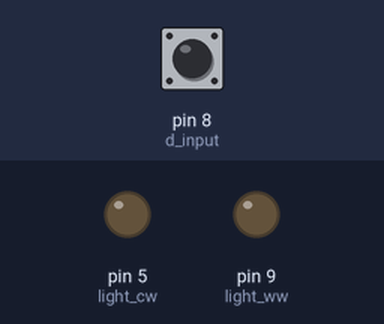
Recording of a sketch running on a simulated Arduino Uno, built with avr-gcc and run on an emulated ATmega328P. On the bench: output pins drawn as LEDs (lit = HIGH). The inputs (shaded band) are chosen by the test bench; at power-on: pin 8 (d_input) HIGH.

Above: at 1.2 s.
1.3 s: pin 8 (d_input) pulled LOW for 0.15 s
At 2.06 s:
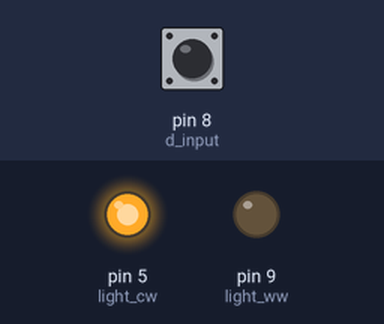
3.8 s: pin 8 (d_input) pulled LOW for 1 s
At 4.95 s:
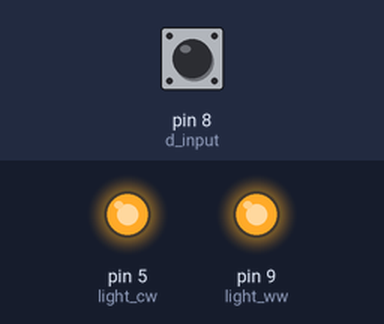
6.8 s: pin 8 (d_input) pulled LOW for 3.2 s
At 11.1 s:
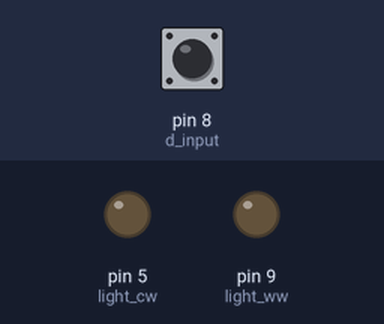
Timing chart, 0 to 12.6 s (numbered marks = the images above; inputs shaded):
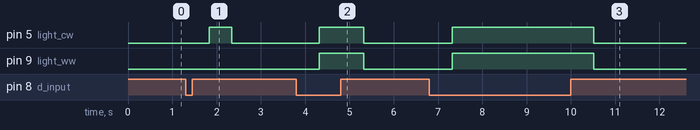

The sketch:

ENC28J60_lamp.ino
```cpp
/*
 * Special thanks to:
 * Nick Farina (nfarina) - Creator of Homebridge https://github.com/nfarina/homebridge
 * to Adrian Rudman (rudders) - Creator of http-plugin https://github.com/rudders/homebridge-http
 * to Jean-Claude Wippler (jcw) - Creator of the EtherCard Library https://github.com/jcw/ethercard
 * and to -->ME<--... i'm genious (pretty large ego) ;P
 *
 * If anyone of you has got some superior skills and knows a more efficient way to code,
 * you are welcome to create an issue
 *
 *
 * Pin connection Diagramm for ENC28J60
 *  CS - Pin 10
 *  SI - Pin 11
 *  SO - Pin 12
 *  SCK - Pin 13
 *  GND - GND
 *  VCC - 3.3V
 *
 *
 * LED+ (with 270Ω Resistor) - Digital 9 //I didn't calculate the resistor value, but the led is still fine
 * LED- - GND
 *
 * Physical switch - Digital 8
 */

#include <EtherCard.h> //Library downloaded from https://github.com/jcw/ethercard

static byte mymac[] = {0x74,0x69,0x69,0x2D,0x30,0x31}; //ethernet mac address - must be unique on your network
static byte myip[] = {10,0,0,20}; //ethernet interface ip address
static byte gwip[] = {10,0,0,138}; //gateway ip address

byte Ethernet::buffer[500]; //tcp/ip send and receive buffer
BufferFiller bfill;

//output pin o arduino
int light_ww;
int light_cw;
int d_input;

//global
double out; //global variable for the brightness level at or shortly before output
//double out_before; //for smooth brihgtness change... this variable contains the previous output value
int state; //not only for debugging... even to remember, if the light is on or off
int state_before; //previous state

//brightness
int count_direction; //to get a smooth brightness change, we have to know in which direction it should change - 1 is up, 0 is down
int i_smooth; //counting value in for loop
int brightness_delay; //delay between after one brightness step

//physical
int io_before; //this variable contains the previous
int io; //is the value of the external Input or physical Switch (digitalInput Pin)
int phys; //handover variable

void setup() {
  //set pins
  light_ww = 9;
  light_cw = 5;
  d_input = 8;

  //global
  out = 0;
  state = 0;
  state_before = 0;

  //brightness
  i_smooth = 0;
  brightness_delay = 2; //in ms

  //physical
  io_before = 0;
  io = 0;
  phys = 0;

  Serial.begin(9600); //debugging settings
  pinMode(light_ww, OUTPUT); //define output pin
  pinMode(light_cw, OUTPUT);
  pinMode(d_input, INPUT_PULLUP);
  //pullup is required, because there is no reference value
  //(at a relais - is it possible connect it as an opener (NO instead of NC) and forget "_PULLUP"??)

  //initialize Ethernet
  ether.begin(sizeof Ethernet::buffer, mymac);
  ether.staticSetup(myip, gwip);
}

void loop() {
  word len = ether.packetReceive(); //copy received packets to data tbuffer
  word pos = ether.packetLoop(len); //parse received data

  io = digitalRead(d_input); //read digital Pin (physical Input)

  if (io != io_before) {
    if (io == HIGH) {
      phys = 0; //return value if physical input is 1
    } else {phys = 1;}
  } else {phys = 3;} //this is needed to simulate single pulse
  delay(2*brightness_delay);
  io_before = io; //this is needed to simulate single pulse

  char* pos_buffer = (char *) Ethernet::buffer + pos;
  char* on = strstr(pos_buffer, "GET /on"); //detects on command
  char* off = strstr(pos_buffer, "GET /off"); //detects off command
  int io_status_cmp = strncmp("GET /io_status/", pos_buffer, 15); //compare header with snippet to detect if lamp is on or off
  int lvl_status_cmp = strncmp("GET /lvl_status/", pos_buffer, 16); //compare header with snippet to detect if there is a brightness set
  int lvl = strncmp("GET /lvl/", pos_buffer, 9); //compare header with snippet to detect if there is a brightness set - 0 is equal

  if ((off != 0 || phys == 0) && state == 1) { //if conditions for switching off
    smooth_brightness(state, 0, 1);
    state = 0;
  }

  else if (on != 0 || phys == 1 || lvl == 0) { //if conditions for switching on or change brightness

    if (lvl == 0) {
      char* brightness_val = strtok(pos_buffer, "GET /lvl/"); //seperates percentage value from response
      out = atoi(brightness_val); //converts brightness value from char to integer
      out = (out/100)*255; //convert 0-100% into 0-255 range
    }

    if (phys == 1) {out = 255;}
    //physical switch always set to 100% or any other fixed value

    smooth_brightness(state, out, 0);
    state = 1;
  }

  if (pos) { //check if valid tcp data is received
    int out_lvl = (out/255)*100; //convert 0-255 range to 0-100 range

    if (io_status_cmp == 0) {ether.httpServerReply(status_io_reply(state));} //status reply for on/off
    else if (lvl_status_cmp == 0) {ether.httpServerReply(status_lvl_reply(out_lvl));} //status reply for brightness level
    else {ether.httpServerReply(reply());} //send (web page data) reply, essential for homebridge
  }
}

//i didn't like the aggressive change of brightness... for loop at its finest
int smooth_brightness(int current_state, int output, int on_off) {
  if (current_state == 0) {i_smooth = 0;} //set loop end condition to 0 to turn lamp off

  //brightness up- or downwards
  if (i_smooth > output || on_off == 1) {count_direction = 0;}
  else if (i_smooth < output) {count_direction = 1;}

  if (count_direction == 1) {
    for (i_smooth; i_smooth <= output; i_smooth++) {
      analogWrite(light_ww, i_smooth);
      analogWrite(light_cw, i_smooth);
      delay(brightness_delay);
    }
  } else {
    for (i_smooth; output <= i_smooth; i_smooth--) {
      analogWrite(light_ww, i_smooth);
      analogWrite(light_cw, i_smooth);
      delay(brightness_delay);
    }
  }

  output = i_smooth;
}

//can be turned into interface for switching on or off and brightness... or only to display accessory uptime
static word reply() {
  long t = millis() / 1000; //
  word d = t / 86400; //days
  word h = t / 3600; //hours
  byte m = (t / 60) % 60; //minutes
  byte s = t % 60; //seconds
  bfill = ether.tcpOffset();
  bfill.emit_p(PSTR(
    "HTTP/1.0 200 OK\r\n" //essential, otherwise homebridge will get no reply (must be 200, i think)
    "Content-Type: text/html\r\n"
    "Pragma: no-cache\r\n"
    "\r\n" //put html after this
    //"<meta http-equiv='refresh' content='1'/>"
    "<title>HomeKit | Homebridge | ENC28J60 | RaspberryPI | Arduino</title>"
    "<h1>Accessory uptime: $D Days $D$D:$D$D:$D$D</h1>" //shows uptime of the accessory (lamp) since last power up
    ), d/10, h/10, h%10, m/10, m%10, s/10, s%10);
  return bfill.position();
}

//Status reply for lamp on or off
static word status_io_reply(int output_io) {
  bfill = ether.tcpOffset();
  bfill.emit_p(PSTR(
    "HTTP/1.0 200 OK\r\n" //essential, otherwise homebridge will get no reply
    "Content-Type: text/html\r\n"
    "Pragma: no-cache\r\n"
    "\r\n"
    "$D" //return status on or off
    ), output_io);
  return bfill.position();
}

//Status reply for lamp brightness level
static word status_lvl_reply(int output_lvl) {
  bfill = ether.tcpOffset();
  bfill.emit_p(PSTR(
    "HTTP/1.0 200 OK\r\n" //essential, otherwise homebridge will get no reply
    "Content-Type: text/html\r\n"
    "Pragma: no-cache\r\n"
    "\r\n"
    "$D" //return status brightness level
    ), output_lvl);
  return bfill.position();
}
```

Measured:
- after the input at 1.3 s, pin 5 (light_cw): LOW → HIGH after 0.53 s, → LOW 0.51 s later
- after the input at 3.8 s, pin 5 (light_cw), pin 9 (light_ww): LOW → HIGH after 0.52 s, → LOW 1.0 s later
- after the input at 6.8 s, pin 5 (light_cw), pin 9 (light_ww): LOW → HIGH after 0.52 s, → LOW 3.2 s later
